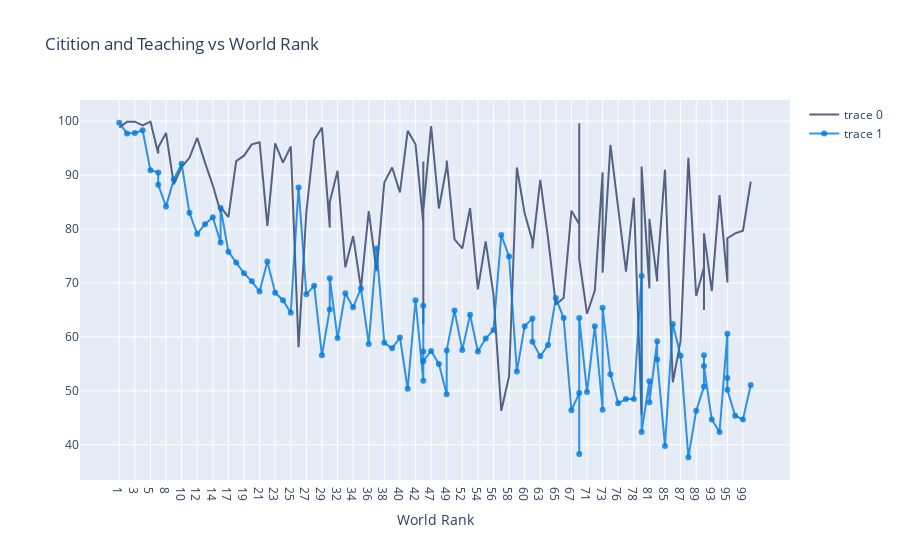

Write notebook code for a chart like this one.
### Markdown cell above
## Step3. Basic data viz

In below line chart, we compare the citation with teaching for the top 100 universities in the world rank

### Code cell
top_100 = university.iloc[:100,:]

# first line plot for citation
citation = go.Scatter(
x=top_100.world_rank,
y=top_100.citations,
mode = "lines",
marker={"color":"rgba(48, 64, 101, 0.8)"},
text= top_100.university_name)

# second line plot for teaching
teaching = go.Scatter(
x=top_100.world_rank,
y=top_100.teaching,
mode = "lines+markers",
marker=dict(color="rgba(0,123,221,.8)"),
text=top_100.university_name)
data1 = [citation,teaching]
layout = dict(title = "Citition and Teaching vs World Rank", xaxis= dict(title= 'World Rank',ticklen= 5,zeroline= False))
fig = dict(data = data1, layout = layout)
iplot(fig)

### Figure 1 — Plotly figure (JSON) as saved in the notebook; plotly's stock layout.template omitted (floating-point values rounded to 4 significant figures)
{"data": [{"marker": {"color": "rgba(48, 64, 101, 0.8)"}, "mode": "lines", "text": ["Harvard University", "California Institute of Technology", "Massachusetts Institute of Technology", "Stanford University", "Princeton University", "University of Cambridge", "University of Oxford", "University of California, Berkeley", "Imperial College London", "Yale University", "University of California, Los Angeles", "University of Chicago", "Johns Hopkins University", "Cornell University", "ETH Zurich – Swiss Federal Institute of Technology Zurich", "University of Michigan", "University of Toronto", "Columbia University", "University of Pennsylvania", "Carnegie Mellon University", "University of Hong Kong", "University College London", "University of Washington", "Duke University", "Northwestern University", "University of Tokyo", "Georgia Institute of Technology", "Pohang University of Science and Technology", "University of California, Santa Barbara", "University of British Columbia", "University of North Carolina at Chapel Hill", "University of California, San Diego", "University of Illinois at Urbana-Champaign", "National University of Singapore", "McGill University", "University of Melbourne", "Peking University", "Washington University in St Louis", "École Polytechnique", "University of Edinburgh", "Hong Kong University of Science and Technology", "École Normale Supérieure", "Australian National University", "Karolinska Institute", "University of Göttingen", "University of Wisconsin", "Rice University", "École Polytechnique Fédérale de Lausanne", "University of California, Irvine", "University of Science and Technology of China", "Vanderbilt University", "University of Minnesota", "Tufts University", "University of California, Davis", "Brown University", "University of Massachusetts", "Kyoto University", "Tsinghua University", "Boston University", "New York University", "Emory University", "LMU Munich", "University of Notre Dame", "University of Pittsburgh", "Case Western Reserve University", "Ohio State University", "University of Colorado Boulder", "University of Bristol", "University of California, Santa Cruz", "Yeshiva University", "University of Sydney", "University of Virginia", "University of Adelaide", "University of Southern California", "William & Mary", "Trinity College Dublin", "King’s College London", "Stony Brook University", "Korea Advanced Institute of Science and Technology (KAIST)", "University of Sussex", "The University of Queensland", "University of York", "Heidelberg University", "University of Utah", "Durham University", "London School of Economics and Political Science", "University of Manchester", "Royal Holloway, University of London", "Lund University", "University of Southampton", "University of Zurich", "Wake Forest University", "McMaster University", "University College Dublin", "George Washington University", "University of Arizona", "University of Basel", "University of Maryland, College Park", "Dartmouth College", "École Normale Supérieure de Lyon"], "type": "scatter", "x": ["1", "2", "3", "4", "5", "6", "6", "8", "9", "10", "11", "12", "13", "14", "15", "15", "17", "18", "19", "20", "21", "22", "23", "24", "25", "26", "27", "28", "29", "30", "30", "32", "33", "34", "35", "36", "37", "38", "39", "40", "41", "42", "43", "43", "43", "43", "47", "48", "49", "49", "51", "52", "53", "54", "55", "56", "57", "58", "59", "60", "61", "61", "63", "64", "65", "66", "67", "68", "68", "68", "71", "72", "73", "73", "75", "76", "77", "78", "79", "79", "81", "81", "83", "83", "85", "86", "87", "88", "89", "90", "90", "90", "93", "94", "95", "95", "95", "98", "99", "100"], "y": [98.8, 99.9, 99.9, 99.2, 99.9, 94, 95.1, 97.8, 88.3, 91.5, 93.2, 96.9, 92.3, 88.1, 83.1, 84.1, 82.2, 92.6, 93.6, 95.7, 96.1, 80.6, 95.9, 92.3, 95.3, 58.1, 83.2, 96.5, 98.8, 80.3, 85, 90.8, 72.9, 78.7, 69, 83.3, 72.2, 88.6, 91.4, 86.8, 98.2, 95.7, 81, 62.3, 92.5, 83.4, 99.1, 83.8, 91.6, 92.7, 78.1, 76.4, 83.9, 68.8, 77.7, 67.9, 46.3, 52.7, 91.4, 82.9, 77.8, 76.4, 89.1, 78.3, 66, 67.2, 83.4, 80.9, 99.6, 74.4, 64.3, 68.6, 90.5, 71.9, 95.6, 84.4, 72.1, 85.8, 45.5, 91.6, 69, 81.9, 70.3, 72, 91, 51.6, 59.2, 93.2, 67.6, 72.9, 65, 79.2, 68.5, 86.3, 70.2, 70.1, 78.3, 79.2, 79.7, 88.8]}, {"marker": {"color": "rgba(0,123,221,.8)"}, "mode": "lines+markers", "text": ["Harvard University", "California Institute of Technology", "Massachusetts Institute of Technology", "Stanford University", "Princeton University", "University of Cambridge", "University of Oxford", "University of California, Berkeley", "Imperial College London", "Yale University", "University of California, Los Angeles", "University of Chicago", "Johns Hopkins University", "Cornell University", "ETH Zurich – Swiss Federal Institute of Technology Zurich", "University of Michigan", "University of Toronto", "Columbia University", "University of Pennsylvania", "Carnegie Mellon University", "University of Hong Kong", "University College London", "University of Washington", "Duke University", "Northwestern University", "University of Tokyo", "Georgia Institute of Technology", "Pohang University of Science and Technology", "University of California, Santa Barbara", "University of British Columbia", "University of North Carolina at Chapel Hill", "University of California, San Diego", "University of Illinois at Urbana-Champaign", "National University of Singapore", "McGill University", "University of Melbourne", "Peking University", "Washington University in St Louis", "École Polytechnique", "University of Edinburgh", "Hong Kong University of Science and Technology", "École Normale Supérieure", "Australian National University", "Karolinska Institute", "University of Göttingen", "University of Wisconsin", "Rice University", "École Polytechnique Fédérale de Lausanne", "University of California, Irvine", "University of Science and Technology of China", "Vanderbilt University", "University of Minnesota", "Tufts University", "University of California, Davis", "Brown University", "University of Massachusetts", "Kyoto University", "Tsinghua University", "Boston University", "New York University", "Emory University", "LMU Munich", "University of Notre Dame", "University of Pittsburgh", "Case Western Reserve University", "Ohio State University", "University of Colorado Boulder", "University of Bristol", "University of California, Santa Cruz", "Yeshiva University", "University of Sydney", "University of Virginia", "University of Adelaide", "University of Southern California", "William & Mary", "Trinity College Dublin", "King’s College London", "Stony Brook University", "Korea Advanced Institute of Science and Technology (KAIST)", "University of Sussex", "The University of Queensland", "University of York", "Heidelberg University", "University of Utah", "Durham University", "London School of Economics and Political Science", "University of Manchester", "Royal Holloway, University of London", "Lund University", "University of Southampton", "University of Zurich", "Wake Forest University", "McMaster University", "University College Dublin", "George Washington University", "University of Arizona", "University of Basel", "University of Maryland, College Park", "Dartmouth College", "École Normale Supérieure de Lyon"], "type": "scatter", "x": ["1", "2", "3", "4", "5", "6", "6", "8", "9", "10", "11", "12", "13", "14", "15", "15", "17", "18", "19", "20", "21", "22", "23", "24", "25", "26", "27", "28", "29", "30", "30", "32", "33", "34", "35", "36", "37", "38", "39", "40", "41", "42", "43", "43", "43", "43", "47", "48", "49", "49", "51", "52", "53", "54", "55", "56", "57", "58", "59", "60", "61", "61", "63", "64", "65", "66", "67", "68", "68", "68", "71", "72", "73", "73", "75", "76", "77", "78", "79", "79", "81", "81", "83", "83", "85", "86", "87", "88", "89", "90", "90", "90", "93", "94", "95", "95", "95", "98", "99", "100"], "y": [99.7, 97.7, 97.8, 98.3, 90.9, 90.5, 88.2, 84.2, 89.2, 92.1, 83, 79.1, 80.9, 82.2, 77.5, 83.9, 75.8, 73.8, 71.8, 70.3, 68.4, 74, 68.2, 66.8, 64.5, 87.7, 67.9, 69.5, 56.6, 65.1, 70.9, 59.8, 68.1, 65.5, 69, 58.7, 76.4, 58.9, 57.9, 59.9, 50.4, 66.8, 51.9, 65.8, 57.3, 55.5, 57.4, 55, 49.4, 57.5, 64.9, 57.6, 64.1, 57.3, 59.7, 61.3, 78.9, 74.9, 53.6, 62, 63.4, 59.1, 56.4, 58.5, 67.2, 63.5, 46.4, 49.6, 38.3, 63.5, 49.8, 62, 46.5, 65.4, 53.1, 47.7, 48.5, 48.5, 71.3, 42.4, 51.8, 47.9, 59.2, 55.8, 39.8, 62.4, 56.5, 37.7, 46.3, 50.8, 56.6, 54.6, 44.7, 42.4, 60.6, 52.4, 50.2, 45.4, 44.7, 51.1]}], "layout": {"autosize": true, "title": {"text": "Citition and Teaching vs World Rank"}, "xaxis": {"autorange": true, "range": [-5.114, 86.11], "ticklen": 5, "title": {"text": "World Rank"}, "type": "category", "zeroline": false}, "yaxis": {"autorange": true, "range": [32.58, 104.8], "type": "linear"}}}
